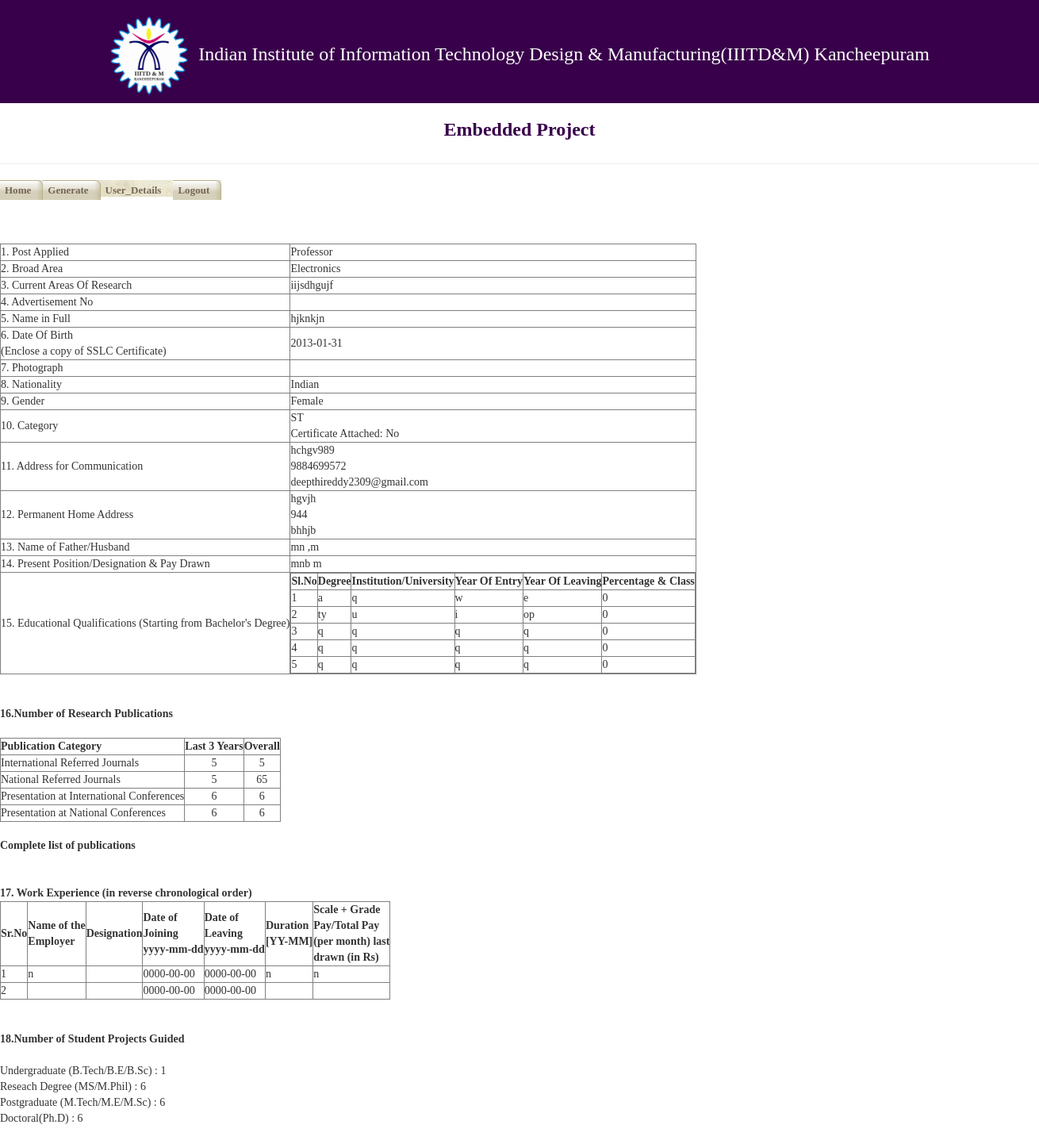
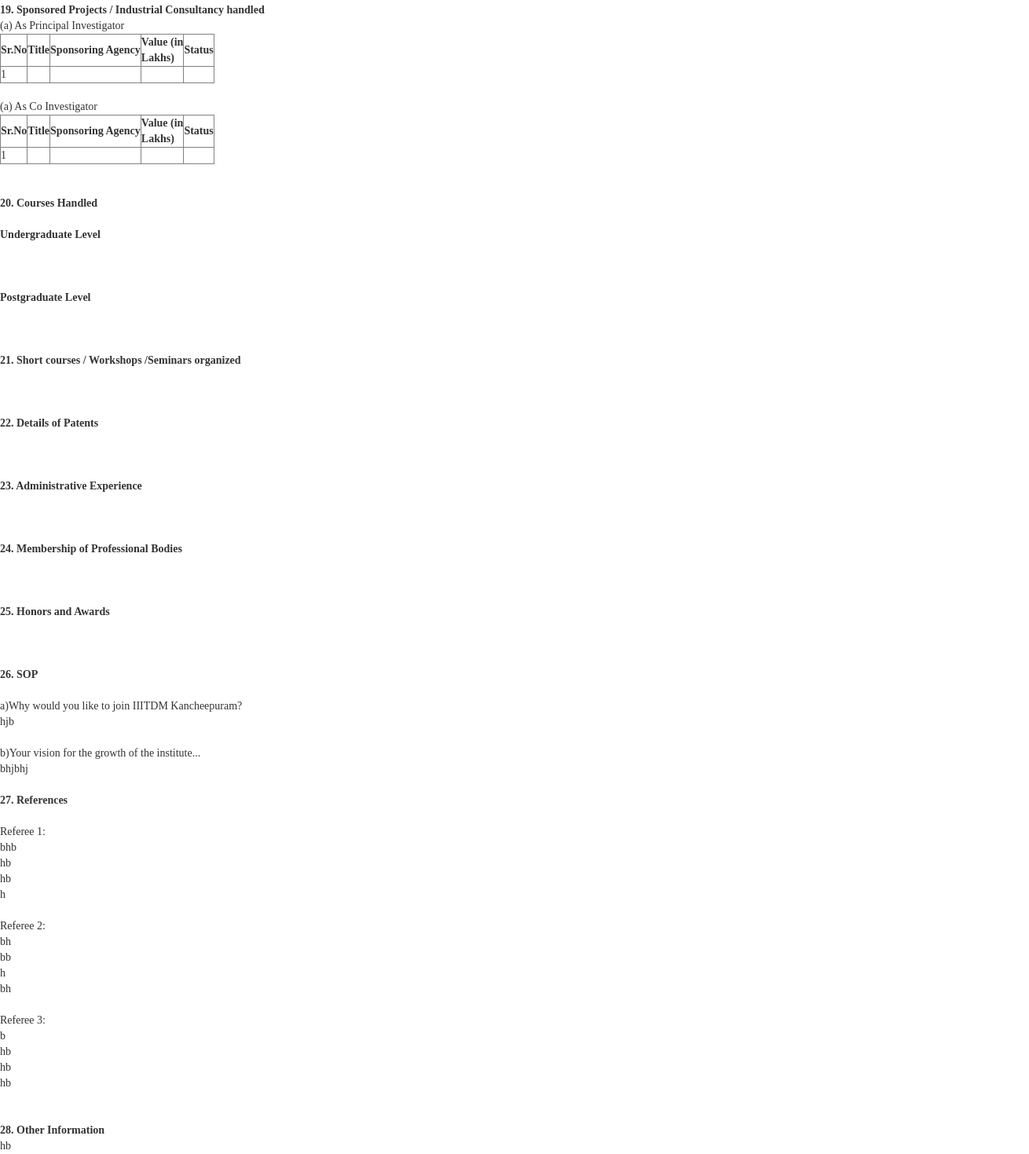
The app's page /embedded_website/applicant-details.php?uid=6 (signed in) with its own data (2 pictures, top to bottom).
### tables this page shows
CREATE TABLE IF NOT EXISTS `form1` (
  `userid` int(11) NOT NULL,
  `post` varchar(50) DEFAULT NULL,
  `area` varchar(100) DEFAULT NULL,
  `researcharea` varchar(100) DEFAULT NULL,
  `adno` varchar(100) DEFAULT NULL,
  `name` varchar(50) DEFAULT NULL,
  `dob` date DEFAULT NULL,
  `nationality` varchar(50) DEFAULT NULL,
  `gender` varchar(10) DEFAULT NULL,
  `category` varchar(20) DEFAULT NULL,
  `categorycerti` varchar(100) DEFAULT NULL,
  `address` varchar(500) DEFAULT NULL,
  `permaddress` varchar(500) DEFAULT NULL,
  `fathername` varchar(50) DEFAULT NULL,
  `designation` varchar(100) DEFAULT NULL,
  `photo` varchar(100) DEFAULT NULL,
  `submitted` tinyint(11) DEFAULT NULL,
  `addr_mobile` varchar(50) DEFAULT NULL,
  `addr_email` varchar(50) DEFAULT NULL,
  `perm_mobile` varchar(50) DEFAULT NULL,
  `perm_email` varchar(50) DEFAULT NULL,
  PRIMARY KEY (`userid`)
);

CREATE TABLE IF NOT EXISTS `educational_qualifications` (
  `userid` int(11) NOT NULL,
  `sno` int(11) NOT NULL,
  `degree` varchar(100) NOT NULL,
  `degreetype` tinyint(3) unsigned DEFAULT NULL COMMENT '0 - others, 1 - Bachelors, 2 - Masters, 3 - Doctoral',
  `insti` varchar(100) NOT NULL,
  `yoe` text NOT NULL,
  `yol` text NOT NULL,
  `percent` double NOT NULL,
  PRIMARY KEY (`userid`,`sno`)
);

CREATE TABLE IF NOT EXISTS `form2` (
  `userid` int(11) NOT NULL,
  `intjournals3` int(11) DEFAULT NULL,
  `intjournalsoverall` int(11) DEFAULT NULL,
  `natjournals3` int(11) DEFAULT NULL,
  `natjournalsoverall` int(11) DEFAULT NULL,
  `intconf3` int(11) DEFAULT NULL,
  `intconfoverall` int(11) DEFAULT NULL,
  `natconf3` int(11) DEFAULT NULL,
  `natconfoverall` int(11) DEFAULT NULL,
  `publications` varchar(10000) DEFAULT NULL,
  `paper1` varchar(100) DEFAULT NULL,
  `paper2` varchar(100) DEFAULT NULL,
  `paper3` varchar(100) DEFAULT NULL,
  `submitted` tinyint(1) NOT NULL DEFAULT '0',
  PRIMARY KEY (`userid`)
);

CREATE TABLE IF NOT EXISTS `work_experience` (
  `userid` int(11) NOT NULL,
  `sno` int(11) NOT NULL,
  `name` varchar(100) NOT NULL,
  `designation` varchar(100) NOT NULL,
  `doj` date NOT NULL,
  `dol` date NOT NULL,
  `duration` text NOT NULL,
  `scale` text NOT NULL,
  PRIMARY KEY (`userid`,`sno`)
);

CREATE TABLE IF NOT EXISTS `form3` (
  `userid` int(11) NOT NULL,
  `undergrad` varchar(4) DEFAULT NULL,
  `postgrad` varchar(4) DEFAULT NULL,
  `doctoral` varchar(4) DEFAULT NULL,
  `research_deg` varchar(4) DEFAULT NULL,
  `courses_undergrad` varchar(10000) DEFAULT NULL,
  `courses_postgrad` varchar(10000) DEFAULT NULL,
  `wrkshps` varchar(10000) DEFAULT NULL,
  `patents` varchar(5000) DEFAULT NULL,
  `experience` varchar(10000) DEFAULT NULL,
  `memberships` varchar(5000) DEFAULT NULL,
  `awards` varchar(10000) DEFAULT NULL,
  `submitted` tinyint(1) DEFAULT '0',
  PRIMARY KEY (`userid`)
);

CREATE TABLE IF NOT EXISTS `spons_principal` (
  `userid` int(11) NOT NULL,
  `sno` int(11) NOT NULL,
  `title` varchar(100) NOT NULL,
  `agency` varchar(100) NOT NULL,
  `value` text NOT NULL,
  `status` varchar(100) NOT NULL,
  PRIMARY KEY (`userid`,`sno`)
);

CREATE TABLE IF NOT EXISTS `spons_co_investigator` (
  `userid` int(11) NOT NULL,
  `sno` int(11) NOT NULL,
  `title` varchar(100) NOT NULL,
  `agency` varchar(100) NOT NULL,
  `value` text NOT NULL,
  `status` varchar(100) NOT NULL,
  PRIMARY KEY (`userid`,`sno`)
);

CREATE TABLE IF NOT EXISTS `form4` (
  `userid` int(11) NOT NULL,
  `sop25a` varchar(4000) DEFAULT NULL,
  `sop25b` varchar(4000) DEFAULT NULL,
  `ref1_name` varchar(200) DEFAULT NULL,
  `ref2_name` varchar(200) DEFAULT NULL,
  `ref3_name` varchar(200) DEFAULT NULL,
  `otherinfo27` varchar(5000) DEFAULT NULL,
  `submitted` tinyint(1) NOT NULL DEFAULT '0',
  `ref1_addr` varchar(100) DEFAULT NULL,
  `ref2_addr` varchar(100) DEFAULT NULL,
  `ref3_addr` varchar(100) DEFAULT NULL,
  `ref1_email` varchar(50) DEFAULT NULL,
  `ref2_email` varchar(50) DEFAULT NULL,
  `ref3_email` varchar(50) DEFAULT NULL,
  `ref1_phone` varchar(50) DEFAULT NULL,
  `ref2_phone` varchar(50) DEFAULT NULL,
  `ref3_phone` varchar(50) DEFAULT NULL,
  PRIMARY KEY (`userid`)
);

### embedded_website/applicant-details.php (the view, shortened to what this page needs)
<?php include 'header1.php'; ?>
	<div id="header">
  <ul>
    <li><a href="admin_home.php">Home</a></li>
    <li><a href="set_constraints.php">Generate</a></li>
    <li id="current"><a href="applicant-details.php">User_Details</a></li>
	<a align='right' href='logout.php'>Logout</a>
  </ul>
</div>
<br/>
<br/><br/><br/>
<?php
		$uid = $_GET['uid'];
		$query1 = "select * from form1 where userid = $uid";
		$query2 = "select * from form2 where userid = $uid";
		$query3 = "select * from form3 where userid = $uid";
		$query4 = "select * from form4 where userid = $uid";
		$query5 = "select * from work_experience where userid = $uid";
		$query6 = "select * from spons_principal where userid = $uid";
		$query7 = "select * from spons_co_investigator where userid = $uid";
		$query8 = "select * from educational_qualifications where userid = $uid";
		$result1 = mysqli_query($con,$query1);
		$result2 = mysqli_query($con,$query2);
		$result3 = mysqli_query($con,$query3);
		$result4 = mysqli_query($con,$query4);
		$wrkexp = mysqli_query($con, $query5);
		$result6 = mysqli_query($con, $query6);
		$result7 = mysqli_query($con, $query7);
		$result8 = mysqli_query($con, $query8);
		$row1 = mysqli_fetch_assoc($result1);
		$row2 = mysqli_fetch_assoc($result2);
		$row3 = mysqli_fetch_assoc($result3);
		$row4 = mysqli_fetch_assoc($result4);
?>
<table id="myTable" border="1">
<tr><td>
1. Post Applied
</td><td>
<?php echo $row1['post']; ?>
</td></tr>
<tr><td>
2. Broad Area
</td><td>
<?php echo $row1['area']; ?></td></tr>
<tr><td>
3. Current Areas Of Research
</td><td>
<?php echo $row1['researcharea']; ?>
</td></tr>
</tr><td>
4. Advertisement No</td><td><?php echo $row1['adno']; ?>
</td></tr>
<tr><td>
5. Name in Full</br>
</td><td>
<?php echo $row1['name']; ?>
</td></tr>
<tr><td>
6. Date Of Birth</br>(Enclose a copy of SSLC Certificate)
</td><td>
<?php echo $row1['dob']; ?>
</td></tr>
<tr><td>
7. Photograph
</td><td>
</td></tr>
<tr><td>
8. Nationality
</td><td>
<?php echo $row1['nationality']; ?>
</td></tr>
<tr><td>
9. Gender
</td><td>
<?php echo $row1['gender']; ?></td></tr>
<tr><td>
10. Category </br>
</td><td>
<?php echo $row1['category']; ?><br/>
Certificate Attached: <?php if(strlen($row1['categorycerti'])==0) echo "No"; else echo "Yes"; ?>
</td></tr>
<tr><td>
11. Address for Communication
</td><td>
<?php echo $row1['address']; ?><br/>
<?php echo $row1['addr_mobile']; ?><br/>
<?php echo $row1['addr_email']; ?><br/>
</td></tr>
<tr><td>
12. Permanent Home Address
</td><td>
<?php echo $row1['permaddress']; ?><br/>
<?php echo $row1['perm_mobile']; ?><br/>
<?php echo $row1['perm_email']; ?><br/>
</td></tr>
<tr><td>
13. Name of Father/Husband
</td><td>
<?php echo $row1['fathername']; ?>
</td></tr>
<tr><td>
14. Present Position/Designation & Pay Drawn
</td><td>
<?php echo $row1['designation']; ?>
</td></tr>
<tr><td>
15. Educational Qualifications (Starting from Bachelor's Degree)
</td><td>
<table id="myTable1" border="1">
<tr><th size="10">Sl.No</th><th>Degree</th><th>Institution/University</th><th>Year Of Entry</th><th>Year Of Leaving</th><th>Percentage & Class</th></tr>
<?php
	while($row_eq = mysqli_fetch_array($result8))
	{
?>
<tr>
<td><?php echo $row_eq['sno']; ?></td>
<td><?php echo $row_eq['degree']; ?></td>
<td><?php echo $row_eq['insti']; ?></td>
<td><?php echo $row_eq['yoe']; ?></td>
<td><?php echo $row_eq['yol']; ?></td>
<td><?php echo $row_eq['percent']; ?></td>
</tr>
<?php } ?>
</table>
</table>
<br/><br/>
<b>16.Number of Research Publications</b><br/><br/>
<table border ="1">
<tr align="center">
<th>Publication Category</th>
<th>Last 3 Years</th>
<th>Overall</th>
</tr>
<tr>
<td>International Referred Journals</td>
<td align="center"> <?php echo $row2['intjournals3']; ?></td>
<td align="center"> <?php echo $row2['intjournalsoverall']; ?></td>
</tr>
<tr>
<td>National Referred Journals</td>
<td align="center"> <?php echo $row2['natjournals3']; ?></td>
<td align="center"> <?php echo $row2['natjournalsoverall']; ?></td>
</tr>
<tr>
<td>Presentation at International Conferences</td>
<td align="center"> <?php echo $row2['intconf3']; ?></td>
<td align="center"> <?php echo $row2['intconfoverall']; ?></td>
</tr>
<tr>
<td>Presentation at National Conferences</td>
<td align="center"> <?php echo $row2['natconf3']; ?></td>
<td align="center"> <?php echo $row2['natconfoverall']; ?></td>
</tr>
</table>
<br/><strong>Complete list of publications</strong><br/>
<br/>
<br/>
<strong>17. Work Experience (in reverse chronological order)</strong>
<table id="Table16" border="1">
<tr>
<th>Sr.No</th>
<th>Name of the<br/>Employer</th>
<th>Designation</th>
<th>Date of<br/>Joining<br/>yyyy-mm-dd</th>
<th>Date of<br/>Leaving<br/>yyyy-mm-dd</th>
<th>Duration<br/>[YY-MM]</th>
<th>Scale + Grade<br/>Pay/Total Pay<br/>(per month) last<br/>drawn (in Rs)</th>
</tr>
<?php
	while($row_we = mysqli_fetch_array($wrkexp))
	{
?>
<tr>
<td><?php echo $row_we['sno']; ?></td>
<td><?php echo $row_we['name']; ?></td>
<td><?php echo $row_we['designation']; ?></td>
<td><?php echo $row_we['doj']; ?></td>
<td><?php echo $row_we['dol']; ?></td>
<td><?php echo $row_we['duration']; ?></td>
<td><?php echo $row_we['scale']; ?></td>
</tr>
<?php } ?>
</table>
<br/><br/>
<strong>18.Number of Student Projects Guided</strong><br>
<br>Undergraduate (B.Tech/B.E/B.Sc) : <?php echo $row3['undergrad']; ?>
<br>Reseach Degree (MS/M.Phil) : <?php echo $row3['research_deg']; ?>
<br>Postgraduate (M.Tech/M.E/M.Sc) : <?php echo $row3['postgrad']; ?>
<br>Doctoral(Ph.D) : <?php echo $row3['doctoral']; ?>
<br/>
<br/>
<strong>19. Sponsored Projects / Industrial Consultancy handled</strong>
<br/>
(a) As Principal Investigator
<table id="Table18a" border="1">
<tr>
<th>Sr.No</th>
<th>Title</th>
<th>Sponsoring Agency</th>
<th>Value (in<br/>Lakhs)</th>
<th>Status</th>
</tr>
<?php
	while($row_sp = mysqli_fetch_array($result6))
	{
?>
<tr>
<td><?php echo $row_sp['sno']; ?></td>
<td><?php echo $row_sp['title']; ?></td>
<td><?php echo $row_sp['agency']; ?></td>
<td><?php echo $row_sp['value']; ?></td>
<td><?php echo $row_sp['status']; ?></td>
</tr>
<?php } ?>
</table>
<br/>
(a) As Co Investigator
<table id="Table18b" border="1">
<tr>
<th>Sr.No</th>
<th>Title</th>
<th>Sponsoring Agency</th>
<th>Value (in<br/>Lakhs)</th>
<th>Status</th>
</tr>
<?php
	while($row_sp = mysqli_fetch_array($result7))
	{
?>
<tr>
<td><?php echo $row_sp['sno']; ?></td>
<td><?php echo $row_sp['title']; ?></td>
<td><?php echo $row_sp['agency']; ?></td>
<td><?php echo $row_sp['value']; ?></td>
<td><?php echo $row_sp['status']; ?></td>
</tr>
<?php } ?>
</table>
<br/>
<br/>
<strong>20. Courses Handled</strong>
<br/>
<br/>
<strong>Undergraduate Level</strong>
<br/>
<br/>
<br/>
<br/>
<strong>Postgraduate Level</strong>
<br/>
<br/>
<br/>
<br/>
<strong>21. Short courses / Workshops /Seminars organized</strong>
<br/>
<br/>
<br/>
<br/>
<strong>22. Details of Patents</strong>
<br/>
<br/>
<br/>
<br/>
<strong>23. Administrative Experience</strong>
<br/>
<br/>
<br/>
<br/>
<strong>24. Membership of Professional Bodies</strong>
<br/>
<br/>
<br/>
<br/>
<strong>25. Honors and Awards</strong>
<br/>
<br/>
<br/><br/>
<strong>26. SOP</strong><br/><br/>
a)Why would you like to join IIITDM Kancheepuram?<br/>
<?php echo nl2br($row4['sop25a']);?><br/>
<br/>b)Your vision for the growth of the institute...<br/>
<?php echo nl2br($row4['sop25b']);?><br/><br/>
<strong>27. References</strong><br/><br/>
Referee 1:<br/>
<?php echo $row4['ref1_name']; ?><br/>
<?php echo $row4['ref1_addr']; ?><br/>
<?php echo $row4['ref1_email']; ?><br/>
<?php echo $row4['ref1_phone']; ?><br/>
<br/>
Referee 2:<br/>
<?php echo $row4['ref2_name']; ?><br/>
<?php echo $row4['ref2_addr']; ?><br/>
<?php echo $row4['ref2_email']; ?><br/>
<?php echo $row4['ref2_phone']; ?><br/>
<br/>
Referee 3:<br/>
<?php echo $row4['ref3_name']; ?><br/>
<?php echo $row4['ref3_addr']; ?><br/>
<?php echo $row4['ref3_email']; ?><br/>
<?php echo $row4['ref3_phone']; ?><br/>
<br/><br/>
<strong>28. Other Information</strong><br/>
<?php echo $row4['otherinfo27'];?>

### embedded_website/externalLinks.php (shortened to what this page needs)
<!DOCTYPE html>
<html>
	<link rel="stylesheet" type="text/css" href="include/css/bootstrap.min.css">
	<link rel="stylesheet" type="text/css" href="include/css/jquery-ui.min.css">
	<link rel="stylesheet" type="text/css" href="include/css/jquery-ui.theme.min.css">

### embedded_website/header1.php (shortened to what this page needs)
<?php require_once("./externalLinks.php");require_once('connect.php');require_once('functions.php');?>
<div class="row" style="margin:0px !important;padding:0px !important;">
	<div class="col-md-12 text-center" style="margin:0px !important;padding:0px !important;background-color:#38004A;color:#fff;">
		<h3 style="padding:0px;"><a href="/css_mail"><img src='Medium.png' align='center' width="100" height="100"></a>&nbsp;&nbsp;Indian Institute of Information Technology Design & Manufacturing(IIITD&M) Kancheepuram</h3>
	</div>
</div>
<div class="row">
	<div class="col-md-6 col-md-offset-3 text-center">
		<h3 style="color:#38004A"><b>Embedded Project</b></h3>
	</div>
</div>
<hr>

### embedded_website/tab_style.php (style rules this page uses)
#header { float:left; width:100%; font-size:93%; line-height:normal; position:relative; width:1300px; margin:0px auto; z-index:10; }
#header ul { margin:0; padding:0px 0px 0; list-style:none; }
#header li { float:left; background:url("left.gif") no-repeat left top; margin:0; padding:0 0 0 0px; }
#header a, #header strong, #header span { display:block; background:url("right.gif") no-repeat right top; padding:0px 0px 0px 0px; }
#header #current { background-image:url("bg4.jpeg"); }
#header #current a { background-image:url("bg4.jpeg"); padding-bottom:0px; }
#header a { float:left; display:block; background:url("right.gif") no-repeat right top; padding:5px 15px 4px 6px; text-decoration:none; font-weight:bold; color:#765; }

### records on screen
form1: post "Professor", area "Electronics", researcharea "iijsdhgujf", name "hjknkjn", dob "2013-01-31", nationality "Indian", gender "Female", category "ST", address "hchgv989", addr_mobile "9884699572", addr_email "deepthireddy2309@gmail.com", permaddress "hgvjh", perm_mobile "944", perm_email "bhhjb", fathername "mn ,m", designation "mnb m"
educational_qualifications: sno "1", degree "a", insti "q", yoe "w", yol "e", percent "0"
educational_qualifications: sno "2", degree "ty", insti "u", yoe "i", yol "op", percent "0"
educational_qualifications: sno "3", degree "q", insti "q", yoe "q", yol "q", percent "0"
educational_qualifications: sno "4", degree "q", insti "q", yoe "q", yol "q", percent "0"
educational_qualifications: sno "5", degree "q", insti "q", yoe "q", yol "q", percent "0"
form2: intjournals3 "5", intjournalsoverall "5", natjournals3 "5", natjournalsoverall "65", intconf3 "6", intconfoverall "6", natconf3 "6", natconfoverall "6"
work_experience: sno "1", name "n", doj "0000-00-00", dol "0000-00-00", duration "n", scale "n"
work_experience: sno "2", doj "0000-00-00", dol "0000-00-00"
form3: undergrad "1", research_deg "6", postgrad "6", doctoral "6"
spons_principal: sno "1"
spons_co_investigator: sno "1"
form4: sop25a "hjb", sop25b "bhjbhj", ref1_name "bhb", ref1_addr "hb", ref1_email "hb", ref1_phone "h", ref2_name "bh", ref2_addr "bb", ref2_email "h", ref2_phone "bh", ref3_name "b", ref3_addr "hb", ref3_email "hb", ref3_phone "hb", otherinfo27 "hb"
